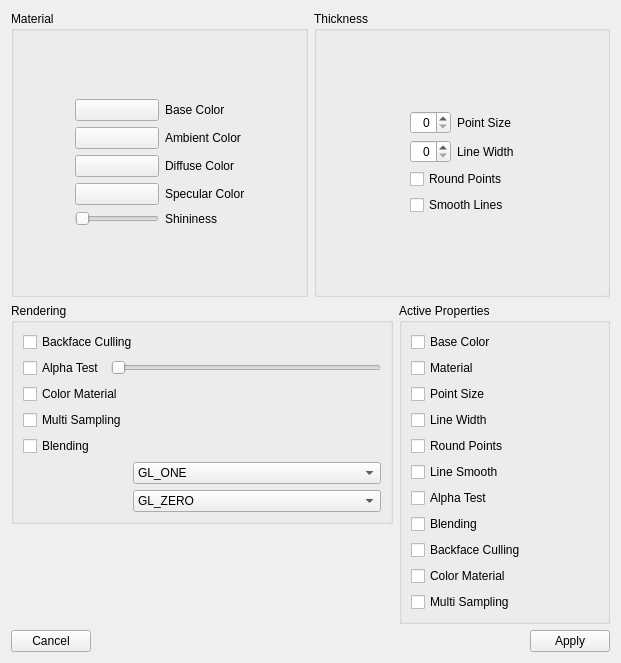
<ui version="4.0" >
 <class>QtMaterialDialogUi</class>
 <widget class="QWidget" name="QtMaterialDialogUi" >
  <property name="geometry" >
   <rect>
    <x>0</x>
    <y>0</y>
    <width>621</width>
    <height>663</height>
   </rect>
  </property>
  <property name="sizePolicy" >
   <sizepolicy vsizetype="Minimum" hsizetype="Minimum" >
    <horstretch>0</horstretch>
    <verstretch>0</verstretch>
   </sizepolicy>
  </property>
  <property name="windowTitle" >
   <string>Edit Material</string>
  </property>
  <layout class="QVBoxLayout" name="verticalLayout_3" >
   <item>
    <layout class="QHBoxLayout" name="horizontalLayout_3" >
     <item>
      <widget class="QGroupBox" name="groupBox" >
       <property name="sizePolicy" >
        <sizepolicy vsizetype="Minimum" hsizetype="Minimum" >
         <horstretch>0</horstretch>
         <verstretch>0</verstretch>
        </sizepolicy>
       </property>
       <property name="title" >
        <string>Material</string>
       </property>
       <layout class="QGridLayout" >
        <property name="margin" >
         <number>9</number>
        </property>
        <property name="spacing" >
         <number>6</number>
        </property>
        <item row="0" column="1" >
         <spacer name="s4" >
          <property name="orientation" >
           <enum>Qt::Vertical</enum>
          </property>
          <property name="sizeHint" stdset="0" >
           <size>
            <width>0</width>
            <height>0</height>
           </size>
          </property>
         </spacer>
        </item>
        <item row="1" column="0" >
         <spacer>
          <property name="orientation" >
           <enum>Qt::Horizontal</enum>
          </property>
          <property name="sizeHint" stdset="0" >
           <size>
            <width>0</width>
            <height>0</height>
           </size>
          </property>
         </spacer>
        </item>
        <item row="1" column="1" >
         <layout class="QGridLayout" name="l3" >
          <property name="margin" >
           <number>0</number>
          </property>
          <property name="spacing" >
           <number>6</number>
          </property>
          <item row="0" column="1" >
           <widget class="QLabel" name="label" >
            <property name="sizePolicy" >
             <sizepolicy vsizetype="Preferred" hsizetype="Minimum" >
              <horstretch>0</horstretch>
              <verstretch>0</verstretch>
             </sizepolicy>
            </property>
            <property name="text" >
             <string>Base Color</string>
            </property>
           </widget>
          </item>
          <item row="4" column="0" >
           <widget class="QSlider" name="shininessSlider" >
            <property name="sizePolicy" >
             <sizepolicy vsizetype="Fixed" hsizetype="Minimum" >
              <horstretch>0</horstretch>
              <verstretch>0</verstretch>
             </sizepolicy>
            </property>
            <property name="orientation" >
             <enum>Qt::Horizontal</enum>
            </property>
           </widget>
          </item>
          <item row="3" column="1" >
           <widget class="QLabel" name="label_4" >
            <property name="sizePolicy" >
             <sizepolicy vsizetype="Preferred" hsizetype="Minimum" >
              <horstretch>0</horstretch>
              <verstretch>0</verstretch>
             </sizepolicy>
            </property>
            <property name="text" >
             <string>Specular Color</string>
            </property>
           </widget>
          </item>
          <item row="3" column="0" >
           <widget class="QPushButton" name="specularColorButton" >
            <property name="text" >
             <string/>
            </property>
           </widget>
          </item>
          <item row="1" column="1" >
           <widget class="QLabel" name="label_2" >
            <property name="sizePolicy" >
             <sizepolicy vsizetype="Preferred" hsizetype="Minimum" >
              <horstretch>0</horstretch>
              <verstretch>0</verstretch>
             </sizepolicy>
            </property>
            <property name="text" >
             <string>Ambient Color</string>
            </property>
           </widget>
          </item>
          <item row="2" column="0" >
           <widget class="QPushButton" name="diffuseColorButton" >
            <property name="text" >
             <string/>
            </property>
           </widget>
          </item>
          <item row="2" column="1" >
           <widget class="QLabel" name="label_3" >
            <property name="sizePolicy" >
             <sizepolicy vsizetype="Preferred" hsizetype="Minimum" >
              <horstretch>0</horstretch>
              <verstretch>0</verstretch>
             </sizepolicy>
            </property>
            <property name="text" >
             <string>Diffuse Color</string>
            </property>
           </widget>
          </item>
          <item row="0" column="0" >
           <widget class="QPushButton" name="baseColorButton" >
            <property name="text" >
             <string/>
            </property>
           </widget>
          </item>
          <item row="4" column="1" >
           <widget class="QLabel" name="label_5" >
            <property name="sizePolicy" >
             <sizepolicy vsizetype="Preferred" hsizetype="Minimum" >
              <horstretch>0</horstretch>
              <verstretch>0</verstretch>
             </sizepolicy>
            </property>
            <property name="text" >
             <string>Shininess</string>
            </property>
           </widget>
          </item>
          <item row="1" column="0" >
           <widget class="QPushButton" name="ambientColorButton" >
            <property name="text" >
             <string/>
            </property>
           </widget>
          </item>
         </layout>
        </item>
        <item row="2" column="1" >
         <spacer>
          <property name="orientation" >
           <enum>Qt::Vertical</enum>
          </property>
          <property name="sizeType" >
           <enum>QSizePolicy::MinimumExpanding</enum>
          </property>
          <property name="sizeHint" stdset="0" >
           <size>
            <width>0</width>
            <height>0</height>
           </size>
          </property>
         </spacer>
        </item>
        <item row="1" column="2" >
         <spacer name="s3" >
          <property name="orientation" >
           <enum>Qt::Horizontal</enum>
          </property>
          <property name="sizeHint" stdset="0" >
           <size>
            <width>0</width>
            <height>0</height>
           </size>
          </property>
         </spacer>
        </item>
       </layout>
      </widget>
     </item>
     <item>
      <widget class="QGroupBox" name="groupBox_2" >
       <property name="sizePolicy" >
        <sizepolicy vsizetype="Minimum" hsizetype="Minimum" >
         <horstretch>0</horstretch>
         <verstretch>0</verstretch>
        </sizepolicy>
       </property>
       <property name="title" >
        <string>Thickness</string>
       </property>
       <layout class="QGridLayout" >
        <property name="margin" >
         <number>9</number>
        </property>
        <property name="spacing" >
         <number>6</number>
        </property>
        <item row="1" column="1" >
         <layout class="QVBoxLayout" >
          <property name="spacing" >
           <number>6</number>
          </property>
          <property name="margin" >
           <number>0</number>
          </property>
          <item>
           <layout class="QGridLayout" >
            <property name="margin" >
             <number>0</number>
            </property>
            <property name="spacing" >
             <number>6</number>
            </property>
            <item row="0" column="0" >
             <widget class="QSpinBox" name="pointSizeSpinBox" >
              <property name="alignment" >
               <set>Qt::AlignRight</set>
              </property>
             </widget>
            </item>
            <item row="1" column="0" >
             <widget class="QSpinBox" name="lineWidthSpinBox" >
              <property name="alignment" >
               <set>Qt::AlignRight</set>
              </property>
             </widget>
            </item>
            <item row="0" column="1" >
             <widget class="QLabel" name="label_6" >
              <property name="sizePolicy" >
               <sizepolicy vsizetype="Preferred" hsizetype="Preferred" >
                <horstretch>0</horstretch>
                <verstretch>0</verstretch>
               </sizepolicy>
              </property>
              <property name="text" >
               <string>Point Size</string>
              </property>
             </widget>
            </item>
            <item row="1" column="1" >
             <widget class="QLabel" name="label_7" >
              <property name="sizePolicy" >
               <sizepolicy vsizetype="Preferred" hsizetype="Preferred" >
                <horstretch>0</horstretch>
                <verstretch>0</verstretch>
               </sizepolicy>
              </property>
              <property name="text" >
               <string>Line Width</string>
              </property>
             </widget>
            </item>
           </layout>
          </item>
          <item>
           <widget class="QCheckBox" name="roundPointsCheckBox" >
            <property name="sizePolicy" >
             <sizepolicy vsizetype="Minimum" hsizetype="Preferred" >
              <horstretch>0</horstretch>
              <verstretch>0</verstretch>
             </sizepolicy>
            </property>
            <property name="text" >
             <string>Round Points</string>
            </property>
           </widget>
          </item>
          <item>
           <widget class="QCheckBox" name="lineSmoothCheckBox" >
            <property name="text" >
             <string>Smooth Lines</string>
            </property>
           </widget>
          </item>
         </layout>
        </item>
        <item row="1" column="0" >
         <spacer>
          <property name="orientation" >
           <enum>Qt::Horizontal</enum>
          </property>
          <property name="sizeHint" stdset="0" >
           <size>
            <width>0</width>
            <height>0</height>
           </size>
          </property>
         </spacer>
        </item>
        <item row="1" column="2" >
         <spacer>
          <property name="orientation" >
           <enum>Qt::Horizontal</enum>
          </property>
          <property name="sizeHint" stdset="0" >
           <size>
            <width>0</width>
            <height>0</height>
           </size>
          </property>
         </spacer>
        </item>
        <item row="0" column="1" >
         <spacer>
          <property name="orientation" >
           <enum>Qt::Vertical</enum>
          </property>
          <property name="sizeHint" stdset="0" >
           <size>
            <width>0</width>
            <height>0</height>
           </size>
          </property>
         </spacer>
        </item>
        <item row="2" column="1" >
         <spacer>
          <property name="orientation" >
           <enum>Qt::Vertical</enum>
          </property>
          <property name="sizeHint" stdset="0" >
           <size>
            <width>0</width>
            <height>0</height>
           </size>
          </property>
         </spacer>
        </item>
       </layout>
      </widget>
     </item>
    </layout>
   </item>
   <item>
    <layout class="QHBoxLayout" name="horizontalLayout" >
     <item>
      <layout class="QVBoxLayout" name="verticalLayout_2" >
       <item>
        <widget class="QGroupBox" name="groupBox_3" >
         <property name="title" >
          <string>Rendering</string>
         </property>
         <layout class="QGridLayout" name="gridLayout" >
          <item row="0" column="0" colspan="2" >
           <widget class="QCheckBox" name="backfaceCulling" >
            <property name="toolTip" >
             <string>This checkbox controls if faces where only the 
back is visible should be rendered.</string>
            </property>
            <property name="layoutDirection" >
             <enum>Qt::LeftToRight</enum>
            </property>
            <property name="text" >
             <string>Backface Culling</string>
            </property>
           </widget>
          </item>
          <item row="1" column="0" colspan="2" >
           <layout class="QHBoxLayout" name="horizontalLayout_2" >
            <item>
             <widget class="QCheckBox" name="alphaTest" >
              <property name="layoutDirection" >
               <enum>Qt::LeftToRight</enum>
              </property>
              <property name="text" >
               <string>Alpha Test</string>
              </property>
             </widget>
            </item>
            <item>
             <widget class="QSlider" name="alpha" >
              <property name="maximum" >
               <number>100</number>
              </property>
              <property name="orientation" >
               <enum>Qt::Horizontal</enum>
              </property>
             </widget>
            </item>
           </layout>
          </item>
          <item row="4" column="0" >
           <widget class="QCheckBox" name="blending" >
            <property name="layoutDirection" >
             <enum>Qt::LeftToRight</enum>
            </property>
            <property name="text" >
             <string>Blending</string>
            </property>
           </widget>
          </item>
          <item row="5" column="1" >
           <widget class="QComboBox" name="blendParam1" >
            <property name="currentIndex" >
             <number>1</number>
            </property>
            <item>
             <property name="text" >
              <string>GL_ZERO</string>
             </property>
            </item>
            <item>
             <property name="text" >
              <string>GL_ONE</string>
             </property>
            </item>
            <item>
             <property name="text" >
              <string>GL_SRC_COLOR</string>
             </property>
            </item>
            <item>
             <property name="text" >
              <string>GL_ONE_MINUS_SRC_COLOR</string>
             </property>
            </item>
            <item>
             <property name="text" >
              <string>GL_DST_COLOR</string>
             </property>
            </item>
            <item>
             <property name="text" >
              <string>GL_ONE_MINUS_DST_COLOR</string>
             </property>
            </item>
            <item>
             <property name="text" >
              <string>GL_SRC_ALPHA</string>
             </property>
            </item>
            <item>
             <property name="text" >
              <string>GL_ONE_MINUS_SRC_ALPHA</string>
             </property>
            </item>
            <item>
             <property name="text" >
              <string>GL_DST_ALPHA</string>
             </property>
            </item>
            <item>
             <property name="text" >
              <string>GL_ONE_MINUS_DST_ALPHA</string>
             </property>
            </item>
            <item>
             <property name="text" >
              <string>GL_CONSTANT_COLOR</string>
             </property>
            </item>
            <item>
             <property name="text" >
              <string>GL_ONE_MINUS_CONSTANT_COLOR</string>
             </property>
            </item>
            <item>
             <property name="text" >
              <string>GL_CONSTANT_ALPHA</string>
             </property>
            </item>
            <item>
             <property name="text" >
              <string>GL_ONE_MINUS_CONSTANT_ALPHA</string>
             </property>
            </item>
           </widget>
          </item>
          <item row="6" column="1" >
           <widget class="QComboBox" name="blendParam2" >
            <item>
             <property name="text" >
              <string>GL_ZERO</string>
             </property>
            </item>
            <item>
             <property name="text" >
              <string>GL_ONE</string>
             </property>
            </item>
            <item>
             <property name="text" >
              <string>GL_SRC_COLOR</string>
             </property>
            </item>
            <item>
             <property name="text" >
              <string>GL_ONE_MINUS_SRC_COLOR</string>
             </property>
            </item>
            <item>
             <property name="text" >
              <string>GL_DST_COLOR</string>
             </property>
            </item>
            <item>
             <property name="text" >
              <string>GL_ONE_MINUS_DST_COLOR</string>
             </property>
            </item>
            <item>
             <property name="text" >
              <string>GL_SRC_ALPHA</string>
             </property>
            </item>
            <item>
             <property name="text" >
              <string>GL_ONE_MINUS_SRC_ALPHA</string>
             </property>
            </item>
            <item>
             <property name="text" >
              <string>GL_DST_ALPHA</string>
             </property>
            </item>
            <item>
             <property name="text" >
              <string>GL_ONE_MINUS_DST_ALPHA</string>
             </property>
            </item>
            <item>
             <property name="text" >
              <string>GL_CONSTANT_COLOR</string>
             </property>
            </item>
            <item>
             <property name="text" >
              <string>GL_ONE_MINUS_CONSTANT_COLOR</string>
             </property>
            </item>
            <item>
             <property name="text" >
              <string>GL_CONSTANT_ALPHA</string>
             </property>
            </item>
            <item>
             <property name="text" >
              <string>GL_ONE_MINUS_CONSTANT_ALPHA</string>
             </property>
            </item>
           </widget>
          </item>
          <item row="2" column="0" >
           <widget class="QCheckBox" name="colorMaterial" >
            <property name="text" >
             <string>Color Material</string>
            </property>
           </widget>
          </item>
          <item row="3" column="0" >
           <widget class="QCheckBox" name="multiSampling" >
            <property name="text" >
             <string>Multi Sampling</string>
            </property>
           </widget>
          </item>
         </layout>
        </widget>
       </item>
       <item>
        <spacer name="sp1" >
         <property name="orientation" >
          <enum>Qt::Vertical</enum>
         </property>
         <property name="sizeHint" stdset="0" >
          <size>
           <width>10</width>
           <height>0</height>
          </size>
         </property>
        </spacer>
       </item>
      </layout>
     </item>
     <item>
      <widget class="QGroupBox" name="groupBox_4" >
       <property name="title" >
        <string>Active Properties</string>
       </property>
       <layout class="QVBoxLayout" name="verticalLayout" >
        <item>
         <widget class="QCheckBox" name="baseColorActive" >
          <property name="text" >
           <string>Base Color</string>
          </property>
         </widget>
        </item>
        <item>
         <widget class="QCheckBox" name="materialActive" >
          <property name="text" >
           <string>Material</string>
          </property>
         </widget>
        </item>
        <item>
         <widget class="QCheckBox" name="pointSizeActive" >
          <property name="text" >
           <string>Point Size</string>
          </property>
         </widget>
        </item>
        <item>
         <widget class="QCheckBox" name="lineWidthActive" >
          <property name="text" >
           <string>Line Width</string>
          </property>
         </widget>
        </item>
        <item>
         <widget class="QCheckBox" name="roundPointsActive" >
          <property name="text" >
           <string>Round Points</string>
          </property>
         </widget>
        </item>
        <item>
         <widget class="QCheckBox" name="lineSmoothActive" >
          <property name="text" >
           <string>Line Smooth</string>
          </property>
         </widget>
        </item>
        <item>
         <widget class="QCheckBox" name="alphaTestActive" >
          <property name="text" >
           <string>Alpha Test</string>
          </property>
         </widget>
        </item>
        <item>
         <widget class="QCheckBox" name="blendingActive" >
          <property name="text" >
           <string>Blending</string>
          </property>
         </widget>
        </item>
        <item>
         <widget class="QCheckBox" name="backfaceCullingActive" >
          <property name="text" >
           <string>Backface Culling</string>
          </property>
         </widget>
        </item>
        <item>
         <widget class="QCheckBox" name="colorMaterialActive" >
          <property name="text" >
           <string>Color Material</string>
          </property>
         </widget>
        </item>
        <item>
         <widget class="QCheckBox" name="multiSamplingActive" >
          <property name="text" >
           <string>Multi Sampling</string>
          </property>
         </widget>
        </item>
       </layout>
      </widget>
     </item>
    </layout>
   </item>
   <item>
    <layout class="QHBoxLayout" name="l1" >
     <property name="spacing" >
      <number>6</number>
     </property>
     <property name="margin" >
      <number>0</number>
     </property>
     <item>
      <widget class="QPushButton" name="cancelButton" >
       <property name="text" >
        <string>Cancel</string>
       </property>
      </widget>
     </item>
     <item>
      <spacer>
       <property name="orientation" >
        <enum>Qt::Horizontal</enum>
       </property>
       <property name="sizeType" >
        <enum>QSizePolicy::MinimumExpanding</enum>
       </property>
       <property name="sizeHint" stdset="0" >
        <size>
         <width>0</width>
         <height>0</height>
        </size>
       </property>
      </spacer>
     </item>
     <item>
      <widget class="QPushButton" name="okButton" >
       <property name="text" >
        <string>Apply</string>
       </property>
      </widget>
     </item>
    </layout>
   </item>
  </layout>
 </widget>
 <resources/>
 <connections/>
</ui>
